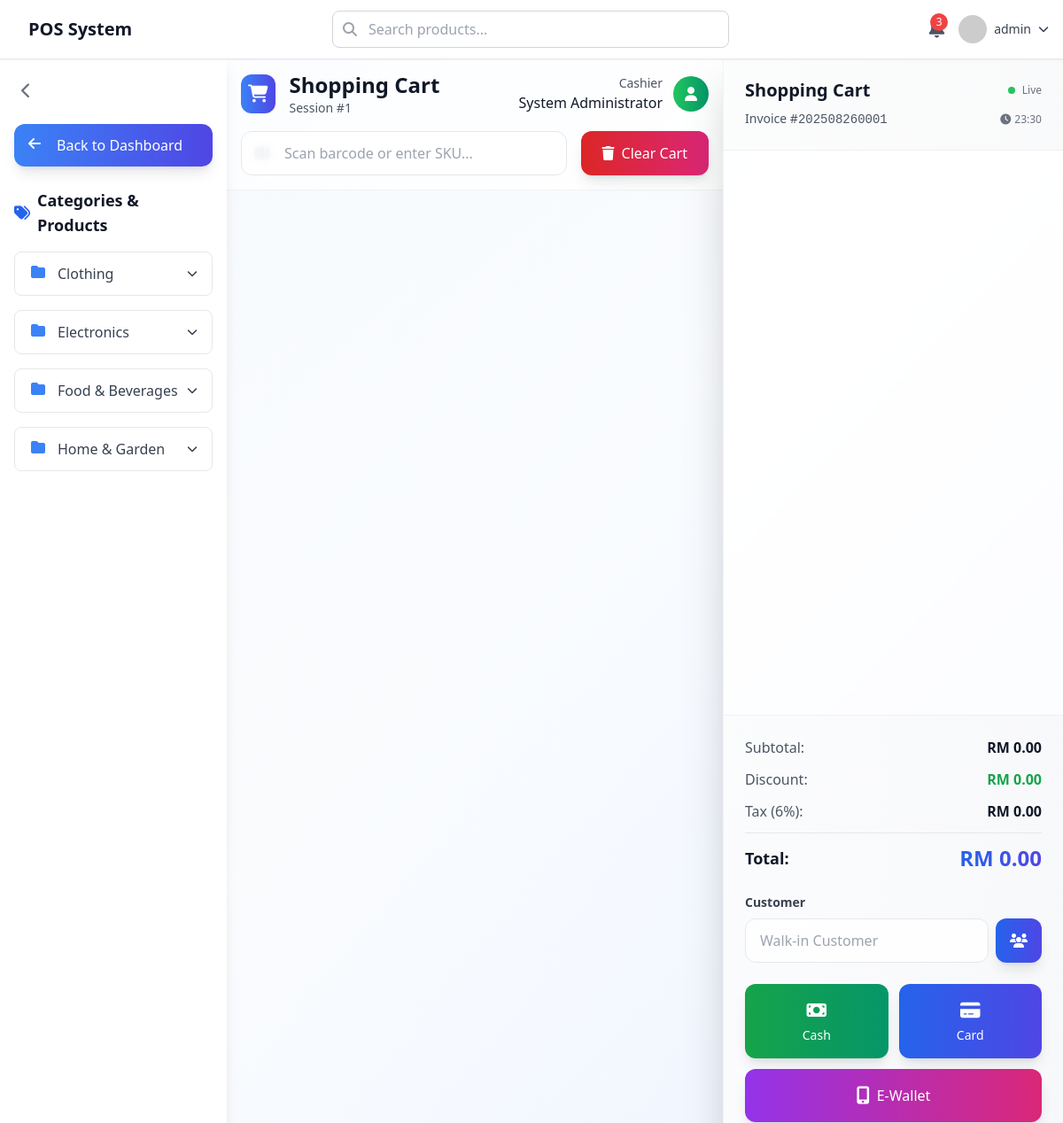
The app's page /pos.php (signed in) with its own data.
### tables this page shows
CREATE TABLE categories (
    id INT PRIMARY KEY AUTO_INCREMENT,
    name VARCHAR(100) NOT NULL,
    description TEXT,
    is_active BOOLEAN DEFAULT TRUE,
    created_at TIMESTAMP DEFAULT CURRENT_TIMESTAMP,
    updated_at TIMESTAMP DEFAULT CURRENT_TIMESTAMP ON UPDATE CURRENT_TIMESTAMP
);

CREATE TABLE sales_sessions (
    id INT PRIMARY KEY AUTO_INCREMENT,
    user_id INT NOT NULL,
    session_start TIMESTAMP DEFAULT CURRENT_TIMESTAMP,
    session_end TIMESTAMP NULL,
    opening_amount DECIMAL(10,2) DEFAULT 0.00,
    closing_amount DECIMAL(10,2) DEFAULT 0.00,
    total_sales DECIMAL(10,2) DEFAULT 0.00,
    total_refunds DECIMAL(10,2) DEFAULT 0.00,
    status ENUM('open', 'closed') DEFAULT 'open',
    notes TEXT,
    created_at TIMESTAMP DEFAULT CURRENT_TIMESTAMP,
    updated_at TIMESTAMP DEFAULT CURRENT_TIMESTAMP ON UPDATE CURRENT_TIMESTAMP,
    FOREIGN KEY (user_id) REFERENCES users(id)
);

### pos.php (the view, shortened to what this page needs)
<?php
include 'include/conn.php';
include 'include/head.php';
include 'include/header.php';
$user_id = $_SESSION['user_id'];
$query_session = mysqli_query($conn, "SELECT * FROM sales_sessions WHERE user_id = $user_id AND status = 'open' ORDER BY id DESC LIMIT 1");
$current_session = mysqli_fetch_array($query_session);
if (!$current_session) {
    mysqli_query($conn, "INSERT INTO sales_sessions (user_id, opening_amount) VALUES ($user_id, 0)");
    $current_session_id = mysqli_insert_id($conn);
} else {
    $current_session_id = $current_session['id'];
}
$categories_query = mysqli_query($conn, "SELECT * FROM categories WHERE is_active = 1 ORDER BY name");
$categories = [];
while ($category = mysqli_fetch_array($categories_query)) {
    $category_id = $category['id'];
    $products_query = mysqli_query($conn, "SELECT id, name, sku, selling_price, stock_quantity FROM products WHERE category_id = $category_id AND is_active = 1 ORDER BY name");
    $products = [];
    while ($product = mysqli_fetch_array($products_query)) {
        $products[] = $product;
    }
    $category['products'] = $products;
    $categories[] = $category;
}
?>
<aside class="sidebar fixed left-0 top-0 h-full w-64 bg-white shadow-lg transform transition-transform duration-300 ease-in-out z-40 lg:translate-x-0" style="top: 64px;">
    <div class="p-4">
        <div class="flex justify-between items-center mb-4">
            <div class="flex items-center space-x-2">
                <button onclick="toggleDesktopSidebar()" class="hidden lg:flex p-2 text-gray-500 hover:text-gray-700 hover:bg-gray-100 rounded-lg transition-colors" title="Toggle Sidebar (Ctrl+B)">
                    <i class="fas fa-chevron-left text-lg sidebar-toggle-icon"></i>
                </button>
            </div>
        </div>
        <div class="mb-6 sidebar-content">
            <a href="dashboard.php" class="flex items-center px-4 py-3 bg-gradient-to-r from-blue-500 to-indigo-600 text-white rounded-xl hover:from-blue-600 hover:to-indigo-700 transition-all duration-300 shadow-lg hover:shadow-xl transform hover:-translate-y-0.5">
                <i class="fas fa-arrow-left w-5 h-5 mr-3"></i>
                <span class="font-medium">Back to Dashboard</span>
            </a>
        </div>
        <div class="space-y-4 sidebar-content">
            <h3 class="text-lg font-bold text-gray-900 mb-3 flex items-center">
                <i class="fas fa-tags mr-2 text-blue-600"></i>
                Categories & Products
            </h3>
            <?php foreach ($categories as $category): ?>
            <div class="space-y-2">
                <button class="w-full flex items-center justify-between px-4 py-3 text-gray-700 rounded-lg hover:bg-blue-50 hover:text-blue-600 transition-colors border border-gray-200"
                        onclick="toggleCategory('category-<?= $category['id'] ?>')">
                    <div class="flex items-center">
                        <i class="fas fa-folder w-5 h-5 mr-3 text-blue-500"></i>
                        <span class="font-medium"><?= htmlspecialchars($category['name']) ?></span>
                    </div>
                    <i class="fas fa-chevron-down text-xs transition-transform" id="arrow-<?= $category['id'] ?>"></i>
                </button>
            </div>
            <?php endforeach; ?>
        </div>
    </div>
</aside>
<div class="main-content ml-0 lg:ml-64 pt-16">
    <div class="absolute inset-0 bg-gradient-to-br from-blue-50 via-white to-indigo-50 -z-10"></div>
    <div class="flex flex-col lg:flex-row h-screen">
        <div class="flex-1 flex flex-col order-2 lg:order-1">
            <div class="backdrop-blur-sm bg-white/70 border-b border-gray-200/50 p-3 lg:p-4">
                <div class="flex items-center justify-between mb-3 lg:mb-4">
                    <div class="flex items-center space-x-2 lg:space-x-4">
                        <div class="p-2 bg-gradient-to-r from-blue-500 to-indigo-600 rounded-xl">
                            <i class="fas fa-shopping-cart text-white text-lg lg:text-xl"></i>
                        </div>
                        <div>
                            <h1 class="text-lg lg:text-2xl font-bold text-gray-900">Shopping Cart</h1>
                            <p class="text-xs lg:text-sm text-gray-600">Session #<?= $current_session_id ?></p>
                        </div>
                    </div>
                    <div class="flex items-center space-x-2 lg:space-x-3">
                        <div class="text-right hidden sm:block">
                            <p class="text-xs lg:text-sm text-gray-600">Cashier</p>
                            <p class="font-medium text-gray-900 text-sm lg:text-base"><?= $_SESSION['full_name'] ?></p>
                        </div>
                        <div class="w-8 h-8 lg:w-10 lg:h-10 bg-gradient-to-r from-green-500 to-emerald-600 rounded-full flex items-center justify-center">
                            <i class="fas fa-user text-white text-sm lg:text-base"></i>
                        </div>
                    </div>
                </div>
                <div class="flex flex-col sm:flex-row space-y-2 sm:space-y-0 sm:space-x-4">
                    <div class="flex-1 relative group">
                        <i class="fas fa-barcode absolute left-3 lg:left-4 top-1/2 transform -translate-y-1/2 text-gray-400 group-focus-within:text-blue-500 transition-colors duration-200 text-sm lg:text-base"></i>
                        <input type="text" id="product-entry" placeholder="Scan barcode or enter SKU..."
                               class="w-full pl-10 lg:pl-12 pr-4 py-2 lg:py-3 bg-white/80 backdrop-blur-sm border border-gray-200 rounded-xl focus:ring-2 focus:ring-blue-500 focus:border-transparent transition-all duration-200 placeholder-gray-400 text-sm lg:text-base"
                               autocomplete="off">
                    </div>
                    <button onclick="clearCart()" class="inline-flex items-center justify-center px-4 lg:px-6 py-2 lg:py-3 bg-gradient-to-r from-red-600 to-pink-600 text-white rounded-xl hover:from-red-700 hover:to-pink-700 transition-all duration-300 shadow-lg hover:shadow-xl transform hover:-translate-y-0.5 text-sm lg:text-base">
                        <i class="fas fa-trash mr-2"></i><span class="hidden sm:inline">Clear Cart</span><span class="sm:hidden">Clear</span>
                    </button>
                </div>
            </div>
            <div class="flex-1 p-3 lg:p-6 bg-gradient-to-br from-gray-50/50 to-blue-50/50 overflow-y-auto">
            </div>
        </div>
        <div class="w-full lg:w-96 backdrop-blur-sm bg-white/70 border-t lg:border-l lg:border-t-0 border-gray-200/50 flex flex-col shadow-2xl order-1 lg:order-2">
            <div class="p-4 lg:p-6 border-b border-gray-200/50 bg-gradient-to-r from-gray-50/50 to-gray-100/50">
                <div class="flex items-center justify-between mb-2">
                    <h2 class="text-lg lg:text-xl font-bold text-gray-900">Shopping Cart</h2>
                    <div class="flex items-center space-x-2">
                        <div class="w-2 h-2 bg-green-500 rounded-full animate-pulse"></div>
                        <span class="text-xs text-gray-500">Live</span>
                    </div>
                </div>
                <div class="flex items-center justify-between">
                    <p class="text-xs lg:text-sm text-gray-600">Invoice #<span id="invoice-number" class="font-mono font-medium"><?= date('Ymd') . str_pad($current_session_id, 4, '0', STR_PAD_LEFT) ?></span></p>
                    <div class="text-xs text-gray-500">
                        <i class="fas fa-clock mr-1"></i><?= date('H:i') ?>
                    </div>
                </div>
            </div>
            <div class="flex-1 overflow-y-auto p-4 lg:p-6">
            </div>
            <div class="p-4 lg:p-6 border-t border-gray-200/50 bg-gradient-to-r from-gray-50/50 to-gray-100/50 space-y-4 lg:space-y-6">
                <div class="space-y-2 lg:space-y-3">
                    <div class="flex justify-between items-center">
                        <span class="text-sm lg:text-base text-gray-600">Subtotal:</span>
                        <span id="subtotal" class="font-semibold text-gray-900 text-sm lg:text-base">RM 0.00</span>
                    </div>
                    <div class="flex justify-between items-center">
                        <span class="text-sm lg:text-base text-gray-600">Discount:</span>
                        <span id="discount" class="font-semibold text-green-600 text-sm lg:text-base">RM 0.00</span>
                    </div>
                    <div class="flex justify-between items-center">
                        <span class="text-sm lg:text-base text-gray-600">Tax (6%):</span>
                        <span id="tax" class="font-semibold text-gray-900 text-sm lg:text-base">RM 0.00</span>
                    </div>
                    <div class="border-t border-gray-200 pt-2 lg:pt-3">
                        <div class="flex justify-between items-center">
                            <span class="text-base lg:text-lg font-bold text-gray-900">Total:</span>
                            <span id="total" class="text-xl lg:text-2xl font-bold bg-gradient-to-r from-blue-600 to-indigo-600 bg-clip-text text-transparent">RM 0.00</span>
                        </div>
                    </div>
                </div>
                <div class="space-y-2">
                    <label class="block text-xs lg:text-sm font-semibold text-gray-700">Customer</label>
                    <div class="flex space-x-2">
                        <div class="flex-1">
                            <input type="text" id="selected-member-display" placeholder="Walk-in Customer" readonly
                                   class="w-full px-3 lg:px-4 py-2 lg:py-3 bg-white/80 backdrop-blur-sm border border-gray-200 rounded-xl focus:ring-2 focus:ring-blue-500 focus:border-transparent transition-all duration-200 cursor-pointer text-sm lg:text-base">
                        </div>
                        <button onclick="openMemberModal()" class="px-3 lg:px-4 py-2 lg:py-3 bg-gradient-to-r from-blue-600 to-indigo-600 text-white rounded-xl hover:from-blue-700 hover:to-indigo-700 transition-all duration-300 shadow-lg hover:shadow-xl transform hover:-translate-y-0.5">
                            <i class="fas fa-users text-sm lg:text-base"></i>
                        </button>
                    </div>
                </div>
                <div class="space-y-2 lg:space-y-3">
                    <div class="grid grid-cols-2 gap-2 lg:gap-3">
                        <button onclick="processPayment('cash')" class="group relative px-3 lg:px-4 py-3 lg:py-4 bg-gradient-to-r from-green-600 to-emerald-600 text-white rounded-xl hover:from-green-700 hover:to-emerald-700 transition-all duration-300 shadow-lg hover:shadow-xl transform hover:-translate-y-0.5">
                            <div class="relative z-10">
                                <i class="fas fa-money-bill text-lg lg:text-xl mb-1"></i>
                                <div class="text-xs lg:text-sm font-medium">Cash</div>
                            </div>
                        </button>
                        <button onclick="processPayment('card')" class="group relative px-3 lg:px-4 py-3 lg:py-4 bg-gradient-to-r from-blue-600 to-indigo-600 text-white rounded-xl hover:from-blue-700 hover:to-indigo-700 transition-all duration-300 shadow-lg hover:shadow-xl transform hover:-translate-y-0.5">
                            <div class="relative z-10">
                                <i class="fas fa-credit-card text-lg lg:text-xl mb-1"></i>
                                <div class="text-xs lg:text-sm font-medium">Card</div>
                            </div>
                        </button>
                    </div>
                    <button onclick="processPayment('ewallet')" class="group relative w-full px-3 lg:px-4 py-3 lg:py-4 bg-gradient-to-r from-purple-600 to-pink-600 text-white rounded-xl hover:from-purple-700 hover:to-pink-700 transition-all duration-300 shadow-lg hover:shadow-xl transform hover:-translate-y-0.5">
                        <div class="relative z-10 flex items-center justify-center">
                            <i class="fas fa-mobile-alt text-lg lg:text-xl mr-2"></i>
                            <span class="font-medium text-sm lg:text-base">E-Wallet</span>
                        </div>
                    </button>
                </div>
            </div>
        </div>
    </div>
</div>
<?php include 'include/footer.php'; ?>

### include/head.php (style rules this page uses)
.sidebar { transition: all 0.3s ease; }
:root { --vh: 1vh; }
.h-screen { height: calc(var(--vh, 1vh) * 100); }
.sidebar { transition: transform 0.3s ease-in-out; }
.sidebar > div { height: calc(100vh - 64px); overflow-y: auto; position: relative; z-index: 10001; }
.sidebar button, .sidebar a { position: relative; z-index: 10002; }

### records on screen
categories: name "Clothing"
categories: name "Electronics"
categories: name "Food & Beverages"
categories: name "Home & Garden"
sales_sessions: id "1", id "0001"

### other values on screen
$_SESSION['username'] "admin"
$_SESSION['full_name'] "System Administrator"
